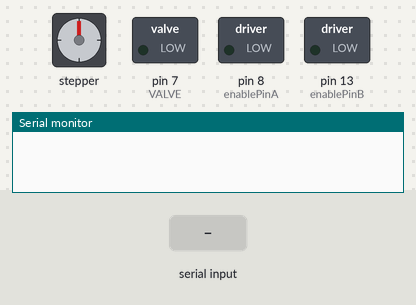
A sketch run on a simulated Arduino Leonardo, built with avr-gcc and run on an emulated ATmega32U4. On the bench: stepper motor, switched loads named in the sketch (green lamp = pin HIGH), the last lines printed to the serial monitor. The inputs (shaded band) are chosen by the test bench. USB keyboard and mouse output is not drawn; stepper angles assume 2048 steps per turn.

Above: at 1.2 s.
1.3 s: "u" received over Serial
At 4.1 s:
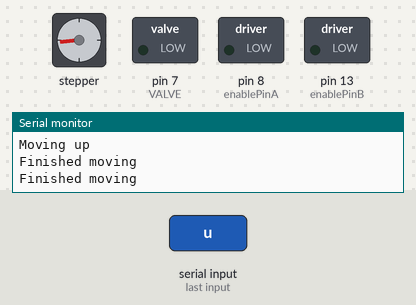
4.3 s: "d" received over Serial
At 6.5 s:
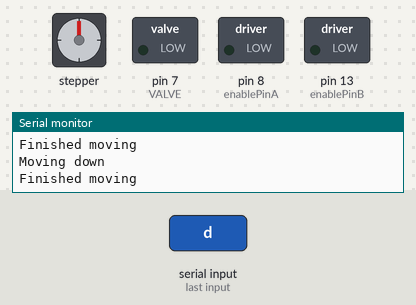
7.3 s: "s" received over Serial
At 8.5 s:
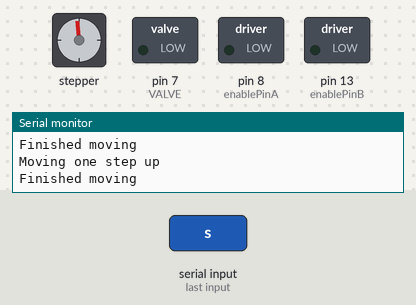
8.8 s: "o" received over Serial
At 10.0 s:
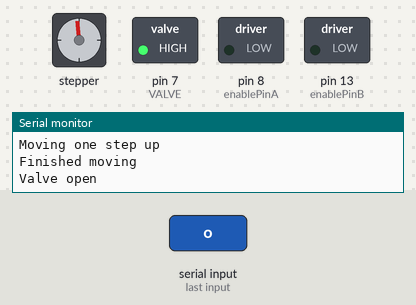
10.3 s: "w" received over Serial
At 11.0 s:
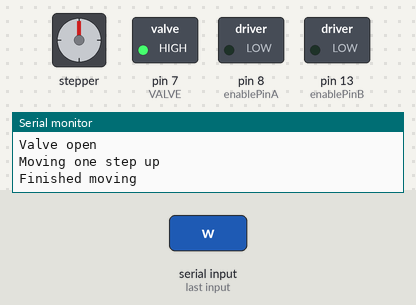
11.8 s: "u" received over Serial
At 14.5 s:
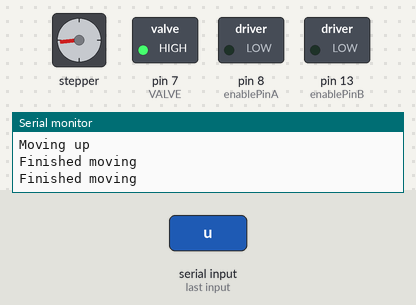
Timing chart, 0 to 15.8 s (numbered marks = the images above; inputs shaded):
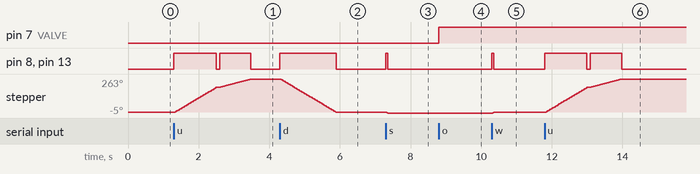

The sketch:

accelStepper_trials.ino
```cpp
#include <AccelStepper.h>
#include <elapsedMillis.h>
#include <Keyboard.h>

#define Serial SerialUSB                      //This trick is meant for the Aduino Zero board
#define MotorInterfaceType 4
#define VALVE 7

AccelStepper stepper = AccelStepper(MotorInterfaceType, 9, 10, 11, 12);
elapsedMillis printTime;


/************** Stepper Motor Parameters ****************/
/*--- Enable pins ---*/
const byte enablePinA = 8;
const byte enablePinB = 13;
/*--- Travel steps ---*/
const int steps = 25;                         // 200steps = 1rev = 8mm,  25steps = 1/8rev = 1mm, 5steps = 0.2mm
const int distance = 60 * (200 / 8);          // 60mm * (1rev / 8mm * 200 steps / 1rev) = 1500
const int clamp_distance = 15 * (200 / 8);    // 10mm * (1rev / 8mm * 200 steps / 1rev)
//const int clamp_distance = 30 * (200 / 8);  // 10mm * (1rev / 8mm * 200 steps / 1rev)
const int initial_distance = distance - clamp_distance;
int target;
/*--- Travel speed ---*/
// For driver L298N: min_speed = 450    max_speed = 1100
const int close_speed = 450;
const int open_speed = 1100;


void setup() {

  Serial.begin(9600);
  Keyboard.begin();

  stepper.setMaxSpeed(1200);                  // steps/second
  stepper.setAcceleration(2000);

  // Initialize VALVE pin as output
  delay(10);
  pinMode(VALVE, OUTPUT);
  delay(10);
  digitalWrite(VALVE, LOW);
  delay(10);

  // Initialize STEPMOTOR pins
  pinMode(enablePinA, OUTPUT);
  pinMode(enablePinB, OUTPUT);
  delay(10);

}


void loop() {

  char key;
  key = Serial.read();

  /*********************** MOVE UP OR DOWN ******************/
  if (key == 'u'){
    Serial.println("");
    Serial.println("Moving up");
    motorSteps(open_speed, initial_distance);
    delay(100);
    motorSteps(close_speed, clamp_distance);
  }
  if (key == 'd'){
    Serial.println("");
    Serial.println("Moving down");
    motorSteps(open_speed,-distance);
  }


  /************** MOVE ONE STEP AT A TIME ******************/
  if (key == 'w'){
    Serial.println("");
    Serial.println("Moving one step up");
    motorSteps(close_speed, steps);
  }
  if (key == 's'){
    Serial.println("");
    Serial.println("Moving one step up");
    motorSteps(close_speed, - steps);
  }


  /*********************** VALVE **************************/
  if (key == 'o'){
    digitalWrite(VALVE, HIGH);
    Serial.println("");
    Serial.println("Valve open");
  }
  if (key == 'l'){
    digitalWrite(VALVE, LOW);
    Serial.println("");
    Serial.println("Valve closed");
  }

}


void motorSteps(int stp_speed, int stp_distance){
  digitalWrite(enablePinA, HIGH);
  digitalWrite(enablePinB, HIGH);

  target = stepper.currentPosition() + stp_distance;
  stepper.moveTo(target);
  while (stepper.currentPosition() != target){
      stepper.setSpeed(stp_speed);    // Need to go in the same loop as runSpeedToPosition
      stepper.runSpeedToPosition();   //doesnt implement acceleration
  }

  Serial.println("Finished moving");

  digitalWrite(enablePinA, LOW);
  digitalWrite(enablePinB, LOW);

}
```

Measured:
- after the input at 1.3 s, pin 8 (enablePinA), pin 13 (enablePinB): LOW → HIGH at once, → LOW 1.2 s later, → HIGH 0.10 s later, → LOW 0.88 s later; stepper: turns 263° clockwise in 2.1 s, starting at once
- after the input at 4.3 s, pin 8 (enablePinA), pin 13 (enablePinB): LOW → HIGH at once, → LOW 1.6 s later; stepper: turns 263° counter-clockwise in 1.5 s, starting at once
- after the input at 7.3 s, pin 8 (enablePinA), pin 13 (enablePinB): LOW → HIGH at once, → LOW 0.06 s later; stepper: goes -3° 0.03 s, then -5°, starting at once
- after the input at 8.8 s, pin 7 (VALVE): LOW → HIGH at once
- after the input at 10.3 s, pin 8 (enablePinA), pin 13 (enablePinB): LOW → HIGH at once, → LOW 0.06 s later; stepper: goes -2° 0.03 s, then 0°, starting at once
- after the input at 11.8 s, pin 8 (enablePinA), pin 13 (enablePinB): LOW → HIGH at once, → LOW 1.2 s later, → HIGH 0.10 s later, → LOW 0.88 s later; stepper: turns 263° clockwise in 2.1 s, starting at once
